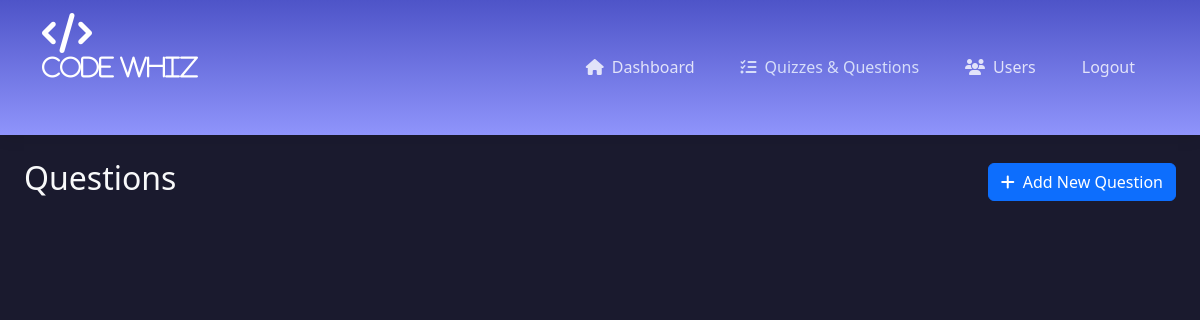
The page /qns/1/ on the database as committed earlier.
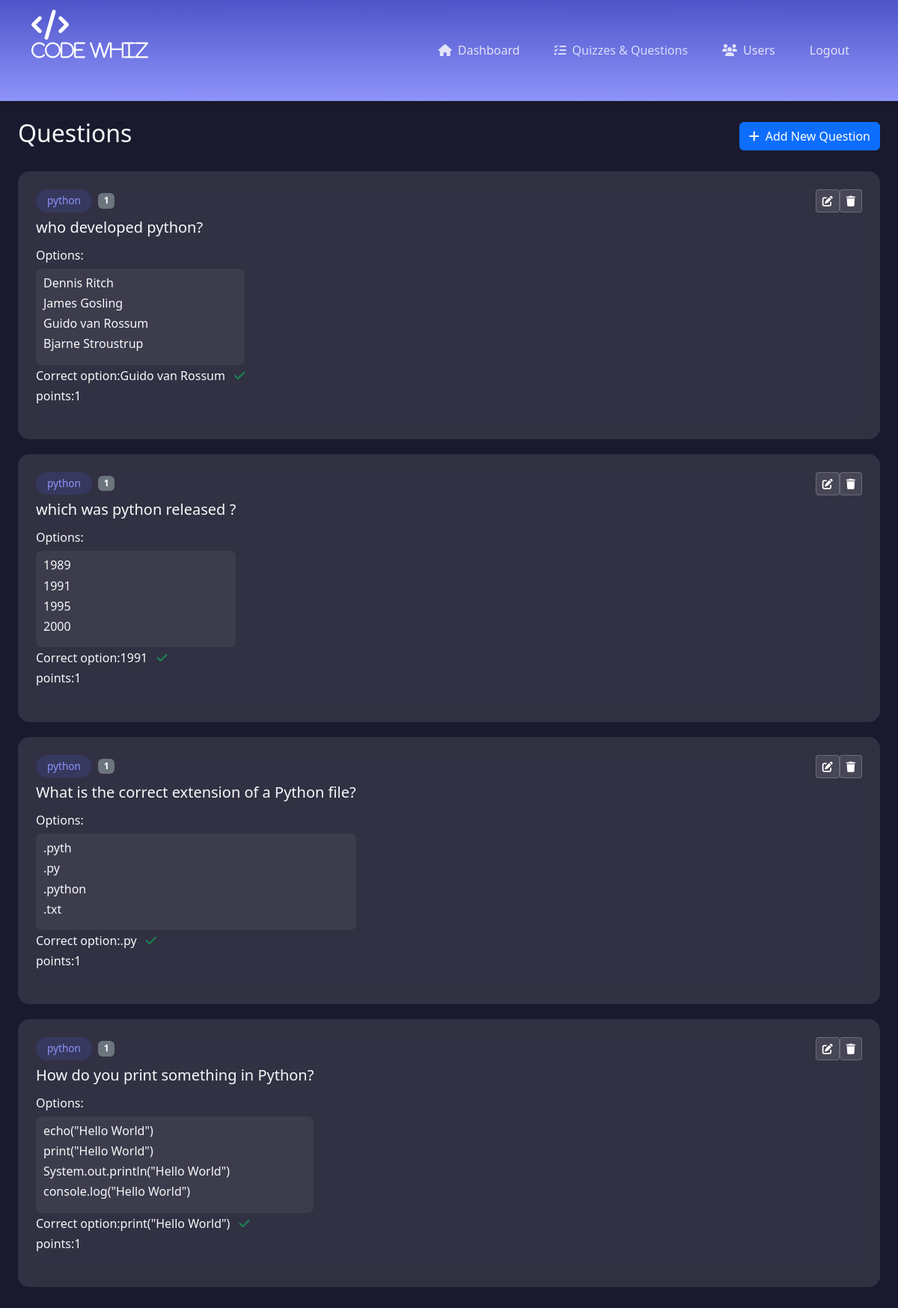
The same page on the database as committed later.
### cw_app/models.py (models this page shows, shortened)
class Question(models.Model):
    quiz = models.ForeignKey(Quiz, on_delete=models.CASCADE)
    question_text=models.TextField(null=True, blank=True)
    option1 = models.TextField(null=True, blank=True)
    option2 = models.TextField(null=True, blank=True)
    option3 = models.TextField(null=True, blank=True)
    option4 = models.TextField(null=True, blank=True)
    points = models.IntegerField(default=1)
    is_correct = models.TextField(null=True, blank=True)

class Quiz(models.Model):
    title = models.CharField(max_length=200)
    category = models.ForeignKey(Category, on_delete=models.CASCADE)
    description = models.TextField()
    time_limit = models.IntegerField()
    created_at = models.DateTimeField(auto_now_add=True)
    status = models.TextField(null=True, blank=True)

class Category(models.Model):
    name = models.CharField(max_length=100)
    description = models.TextField()

### cw_app/views.py (the view)
# urls.py: path('qns/<int:qid>/', views.questions, name='questions'),
def questions(req, qid):
    print(f"Incoming qid type: {type(qid)}, value: {qid}")
    qns = Question.objects.filter(quiz=qid)
    print(f"Questions found: {qns.count()}")
    for q in qns:
        print(f"Question {q.pk} for quiz {q.quiz.id}")
    return render(req, 'admin/questions.html', {'ques': qns})

### templates/admin/questions.html (shortened to what this page needs)
<!DOCTYPE html>
<html lang="en">
<head>
    <link href="https://cdn.jsdelivr.net/npm/bootstrap@5.3.0/dist/css/bootstrap.min.css" rel="stylesheet">
    <link href="https://cdnjs.cloudflare.com/ajax/libs/bootstrap/5.3.0/css/bootstrap.min.css" rel="stylesheet">
    <link href="https://cdnjs.cloudflare.com/ajax/libs/font-awesome/6.4.0/css/all.min.css" rel="stylesheet">
    <link href="https://cdnjs.cloudflare.com/ajax/libs/animate.css/4.1.1/animate.min.css" rel="stylesheet">
</head>
<body>
    <nav class="navbar navbar-expand-lg navbar-dark">
        <div class="container">
            <a class="navbar-brand bounce-in" href="#"><i class="fas fa-code fa-2x text-white mb-3 animate__animated animate__bounceIn"><h4 class="text-white mb-4">Code Whiz</h4></i></a>
            <div class="collapse navbar-collapse" id="navbarNav">
                <ul class="navbar-nav ms-auto">
                    <li class="nav-item">
                        <a class="nav-link " href="../"><i class="fas fa-home me-2"></i>Dashboard</a>
                    </li>
                    <li class="nav-item">
                        <a class="nav-link" href="{% url 'quize' %}" style="color: aliceblue;"><i class="fas fa-tasks me-2"></i>Quizzes & Questions</a>
                    </li>
                    <li class="nav-item">
                        <a class="nav-link" href="view_users"><i class="fas fa-users me-2"></i>Users</a>
                    </li>
                    <li class="nav-item">
                        <a class="nav-link" href="logout">Logout</a>
                    </li>
                </ul>
            </div>
        </div>
    </nav>
    <div class="content text-light p-4">
        <div class="d-flex justify-content-between align-items-center mb-4">
            <h2 class="animate__animated animate__fadeIn">Questions</h2>
            <a href="{% url 'add_qns' %}">
                <button class="btn btn-primary animate__animated animate__fadeIn">
                    <i class="fas fa-plus me-2"></i>Add New Question
                </button>
            </a>
        </div>
        <div class="questions-list">
            {% for q in ques %}
            <div class="question-card p-4 animate__animated animate__fadeInUp">
                <div class="d-flex justify-content-between align-items-start mb-3">
                    <div>
                        <div class="d-flex align-items-center gap-2 mb-2">
                            <span class="tag">{{q.quiz.category.name }}</span>
                            <span class="badge bg-secondary">{{q.points}}</span>
                        </div>
                        <h5>{{q.question_text}}?</h5>
                        <div class="choices mt-3">
                            <h6>Options:</h6>
                                <div class="choice-item ">
                                    <h6>{{ q.option1 }}</h6>
                                    <h6>{{ q.option2 }}</h6>
                                    <h6>{{ q.option3 }}</h6>
                                    <h6>{{ q.option4 }}</h6>
                                </div>
                                <h6>Correct option:{{ q.is_correct }} <i class="fas fa-check text-success ms-2"></i></h6>
                                <h6>points:{{q.points}}</h6>
                        </div>
                    </div>
                    <div class="btn-group">
                        <a href="{% url 'edit_qns' qid=q.pk|add:'0' %}">
                            <button class="btn btn-action btn-sm">
                                <i class="fas fa-edit"></i>
                            </button>
                        </a>
                        <a href="{% url 'del_qns' qid=q.pk|add:'0' %}">
                            <button class="btn btn-action btn-sm">
                                <i class="fas fa-trash"></i>
                            </button>
                        </a>
                    </div>
                </div>
            </div>
            {% endfor %}
        </div>
    </div>
</body>
</html>

Rows that differ between the two databases and show on the page:
added Question: quiz.category.name "python", points "1", question_text "who developed python", option1 "Dennis Ritch", option2 "James Gosling", option3 "Guido van Rossum", option4 "Bjarne Stroustrup", is_correct "Guido van Rossum"
added Question: quiz.category.name "python", points "1", question_text "which was python released", option1 "1989", option2 "1991", option3 "1995", option4 "2000", is_correct "1991"
added Question: quiz.category.name "python", points "1", question_text "What is the correct extension of a Python file", option1 ".pyth", option2 ".py", option3 ".python", option4 ".txt", is_correct ".py"
added Question: quiz.category.name "python", points "1", question_text "How do you print something in Python", option1 "echo(\"Hello World\")", option2 "print(\"Hello World\")", option3 "System.out.println(\"Hello World\")", option4 "console.log(\"Hello World\")", is_correct "print(\"Hello World\")"
